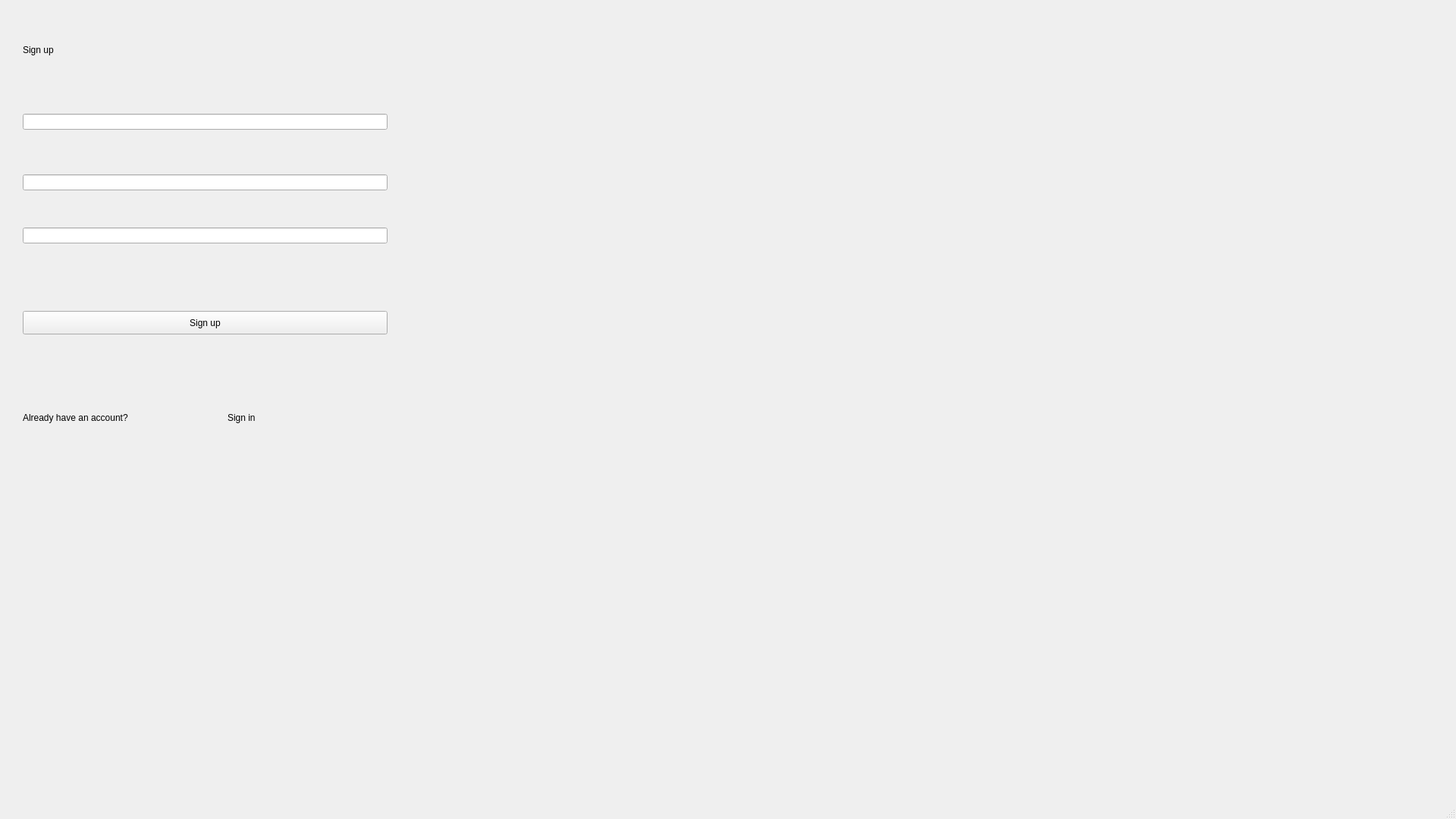
<?xml version="1.0" encoding="UTF-8"?>
<ui version="4.0">
 <class>MainWindow</class>
 <widget class="QMainWindow" name="MainWindow">
  <property name="geometry">
   <rect>
    <x>0</x>
    <y>0</y>
    <width>1920</width>
    <height>1080</height>
   </rect>
  </property>
  <property name="windowTitle">
   <string>MainWindow</string>
  </property>
  <widget class="QWidget" name="centralwidget">
   <widget class="QWidget" name="widget" native="true">
    <property name="geometry">
     <rect>
      <x>10</x>
      <y>10</y>
      <width>521</width>
      <height>601</height>
     </rect>
    </property>
    <widget class="QLabel" name="label">
     <property name="geometry">
      <rect>
       <x>20</x>
       <y>20</y>
       <width>481</width>
       <height>71</height>
      </rect>
     </property>
     <property name="text">
      <string>Sign up</string>
     </property>
    </widget>
    <widget class="QPushButton" name="pushButton">
     <property name="geometry">
      <rect>
       <x>20</x>
       <y>400</y>
       <width>481</width>
       <height>31</height>
      </rect>
     </property>
     <property name="text">
      <string>Sign up</string>
     </property>
    </widget>
    <widget class="QLabel" name="label_2">
     <property name="geometry">
      <rect>
       <x>20</x>
       <y>500</y>
       <width>241</width>
       <height>81</height>
      </rect>
     </property>
     <property name="styleSheet">
      <string notr="true"/>
     </property>
     <property name="text">
      <string>Already have an account?</string>
     </property>
    </widget>
    <widget class="QLabel" name="label_3">
     <property name="geometry">
      <rect>
       <x>290</x>
       <y>500</y>
       <width>211</width>
       <height>81</height>
      </rect>
     </property>
     <property name="text">
      <string>Sign in</string>
     </property>
    </widget>
    <widget class="QLineEdit" name="lineEdit">
     <property name="geometry">
      <rect>
       <x>20</x>
       <y>220</y>
       <width>481</width>
       <height>21</height>
      </rect>
     </property>
    </widget>
    <widget class="QLineEdit" name="lineEdit_2">
     <property name="geometry">
      <rect>
       <x>20</x>
       <y>290</y>
       <width>481</width>
       <height>21</height>
      </rect>
     </property>
    </widget>
    <widget class="QLineEdit" name="lineEdit_3">
     <property name="geometry">
      <rect>
       <x>20</x>
       <y>140</y>
       <width>481</width>
       <height>21</height>
      </rect>
     </property>
    </widget>
   </widget>
   <widget class="QWidget" name="widget_2" native="true">
    <property name="geometry">
     <rect>
      <x>580</x>
      <y>10</y>
      <width>681</width>
      <height>601</height>
     </rect>
    </property>
    <widget class="QWidget" name="widget_3" native="true">
     <property name="geometry">
      <rect>
       <x>0</x>
       <y>0</y>
       <width>681</width>
       <height>601</height>
      </rect>
     </property>
    </widget>
   </widget>
  </widget>
  <widget class="QMenuBar" name="menubar">
   <property name="geometry">
    <rect>
     <x>0</x>
     <y>0</y>
     <width>1920</width>
     <height>22</height>
    </rect>
   </property>
  </widget>
  <widget class="QStatusBar" name="statusbar"/>
 </widget>
 <resources/>
 <connections/>
</ui>
